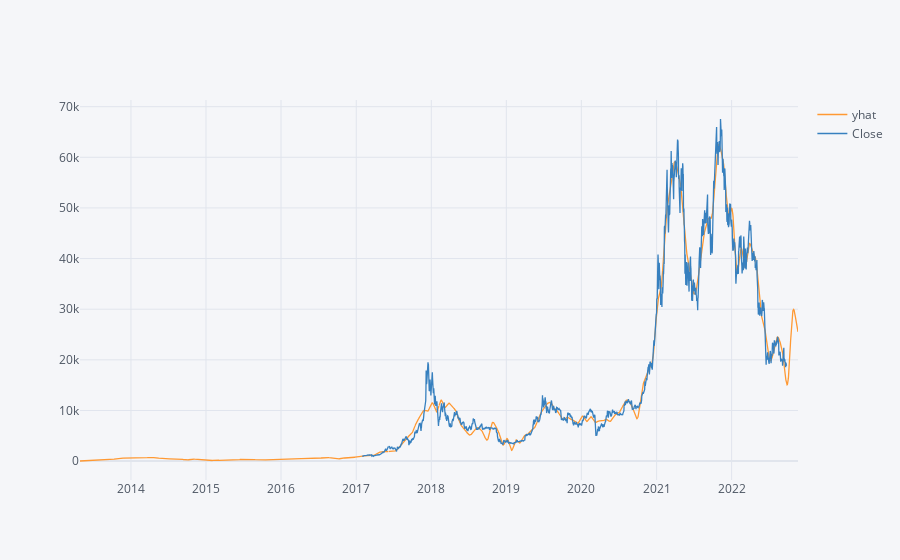

Notebook cell for this chart:
### Code cell
result[['yhat', 'Close']].iplot()

### Figure 1 — Plotly figure (JSON) as saved in the notebook; plotly's stock layout.template omitted (floating-point values rounded to 4 significant figures; data arrays with more than 128 entries replaced by an {"elided": "..."} marker saying what was removed)
{"data": [{"line": {"color": "rgba(255, 153, 51, 1.0)", "dash": "solid", "shape": "linear", "width": 1.3}, "mode": "lines", "name": "yhat", "text": "", "type": "scatter", "x": {"elided": "3496 str values"}, "y": {"elided": "3496 mixed values"}}, {"line": {"color": "rgba(55, 128, 191, 1.0)", "dash": "solid", "shape": "linear", "width": 1.3}, "mode": "lines", "name": "Close", "text": "", "type": "scatter", "x": {"elided": "3496 str values"}, "y": {"elided": "3496 mixed values"}}], "layout": {"legend": {"bgcolor": "#F5F6F9", "font": {"color": "#4D5663"}}, "paper_bgcolor": "#F5F6F9", "plot_bgcolor": "#F5F6F9", "title": {"font": {"color": "#4D5663"}}, "xaxis": {"gridcolor": "#E1E5ED", "showgrid": true, "tickfont": {"color": "#4D5663"}, "title": {"font": {"color": "#4D5663"}, "text": ""}, "zerolinecolor": "#E1E5ED"}, "yaxis": {"gridcolor": "#E1E5ED", "showgrid": true, "tickfont": {"color": "#4D5663"}, "title": {"font": {"color": "#4D5663"}, "text": ""}, "zerolinecolor": "#E1E5ED"}}}
